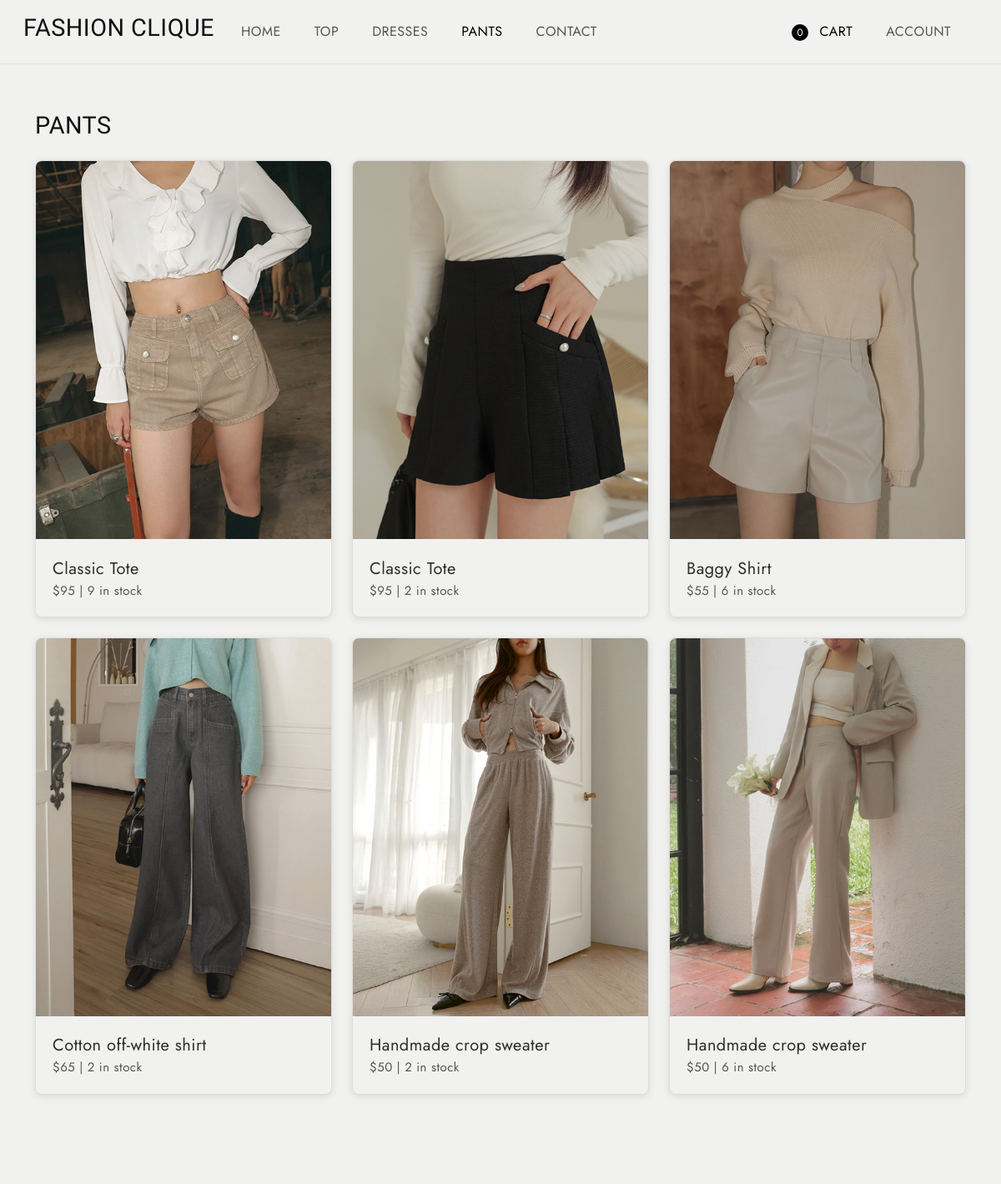
The app's page /pants (upper part), older data.
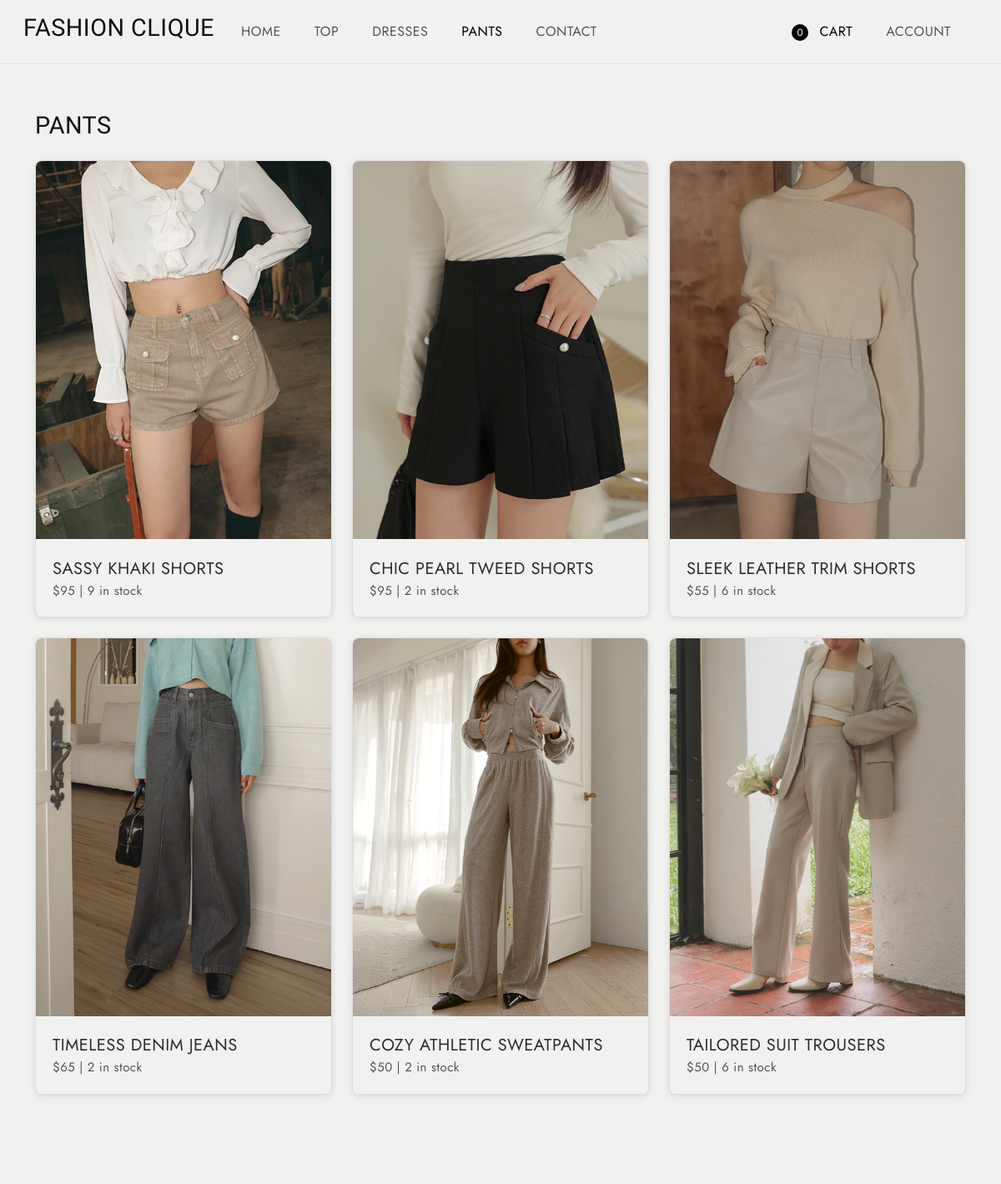
The same page, newer data.
### tables this page shows
CREATE TABLE products (id INTEGER PRIMARY KEY AUTOINCREMENT, name TEXT NOT NULL, type TEXT NOT NULL, price INTEGER NOT NULL, img TEXT NOT NULL, stock INTEGER NOT NULL);

### app.py (the view)
@app.route('/pants')
def pants():
    products = get_products("pants")
    if 'cart' not in session:
        session['cart'] = []
    cart = session['cart']
    updated_products = []
    for product in products:
        product_id = product[0]  # Extract product ID from the tuple
        stock = product[5]  # Extract stock from the tuple
        for item in cart:
            if item['product_id'] == product_id:
                stock = max(stock - item['quantity'], 0)  # Reduce stock, ensuring it's non-negative
        updated_product = (
            product[0],  # ID
            product[1],  # Name
            product[2],  # Category
            product[3],  # Price
            product[4],  # Image
            stock        # Updated stock
        )
        updated_products.append(updated_product)
    return render_template('pants.html', products=updated_products)

### app.py (called while the page is built)
def get_products(product_type):
    conn = sqlite3.connect(DB_PATH)
    c = conn.cursor()
    if product_type:
        c.execute("SELECT * FROM products WHERE type=?", (product_type,))
    else:
        c.execute("SELECT * FROM products")  # Fetch all rows without filtering by type
    products = c.fetchall()  # Fetch all rows
    conn.close()
    return products

### templates/pants.html (shortened to what this page needs)
<!DOCTYPE html>
<html lang="en">
<head>
  <link href="https://cdn.jsdelivr.net/npm/bootstrap@5.3.0-alpha3/dist/css/bootstrap.min.css" rel="stylesheet"
>
  <link rel="stylesheet" type="text/css" href="{{ url_for('static', filename='css/vendor.css') }}">
  <link rel="stylesheet" href="https://cdn.jsdelivr.net/npm/swiper@9/swiper-bundle.min.css" />
  <link rel="stylesheet" type="text/css" href="{{ url_for('static', filename='css/style.css') }}">
</head>
<body class="homepage">
  <nav class="navbar navbar-expand-lg bg-light text-uppercase fs-6 p-3 border-bottom align-items-center">
    <div class="container-fluid">
      <div class="row justify-content-between align-items-center w-100">
        <div class="col-auto d-flex align-items-center gap-4">
          <h4 >FASHION CLIQUE</h4>
          <ul class="navbar-nav d-flex flex-row gap-4 mb-0">
            <li class="nav-item">
              <a class="nav-link " href="/index">Home</a>
            </li>
            <li class="nav-item">
              <a class="nav-link" href="/top">Top</a>
            </li>
            <li class="nav-item">
              <a class="nav-link" href="/dresses">Dresses</a>
            </li>
            <li class="nav-item">
              <a class="nav-link active" href="/pants">Pants</a>
            </li>
            <li class="nav-item">
              <a class="nav-link" href="/contact">Contact</a>
            </li>
          </ul>
        </div>
        <div class="col-auto">
          <ul class="navbar-nav d-flex flex-row gap-4">
            <li class="nav-item">
              <a class="nav-link active" href="/cart">
                <span id="cartCount" class="cart-circle">0</span> Cart
              </a>
            </li>
            <li class="nav-item">
              <a id="accountLink" class="nav-link" href="#">Account</a>
            </li>
          </ul>
        </div>
      </div>
    </div>
  </nav>
  <section id="best-sellers" class="best-sellers py-2 position-relative bg-light">
    <div class="container ">
      <div class="d-flex flex-wrap justify-content-between align-items-center mt-5 mb-3 bg-light">
        <h4 class="text-uppercase">Pants</h4>
      </div>
      <div class="row g-4 bg-light">
        {% for product in products %}
        <div class="col-md-4">
          <div class="product-item image-zoom-effect link-effect bg-light">
            <div class="image-holder">
              <div
                class="image-wrapper {% if product[5] == 0 %}out-of-stock{% endif %}"
              >
                  <img
                    src="{{ url_for('static', filename=product[4]) }}"
                    alt="product"
                    class="product-image img-fluid"
                  />
              </div>
            </div>
            <div class="product-content">
              <div class="product-name">
                <span>{{ product[1] }}</span>
              </div>
              <div class="product-info">
                <span class="price">${{ product[3] }}</span>
                <span>|</span>
                <span class="stock">
                  {% if product[5] == 0 %} Unavailable {% else %} {{
                  product[5] }} in stock {% endif %}
                </span>
              </div>
            </div>
          </div>
        </div>
        {% endfor %}
      </div>
    </div>
  </section>
  <footer id="footer" class="bg-light">
    <div class="container ">
      <br><br>
      </div>
  </footer>
</body>
</html>

Row changes from the older to the newer data that the page shows:
changed products: name "Classic Tote" → "SASSY KHAKI SHORTS"
changed products: name "Classic Tote" → "CHIC PEARL TWEED SHORTS"
changed products: name "Baggy Shirt" → "SLEEK LEATHER TRIM SHORTS"
changed products: name "Cotton off-white shirt" → "TIMELESS DENIM JEANS"
changed products: name "Handmade crop sweater" → "COZY ATHLETIC SWEATPANTS"
changed products: name "Handmade crop sweater" → "TAILORED SUIT TROUSERS"
